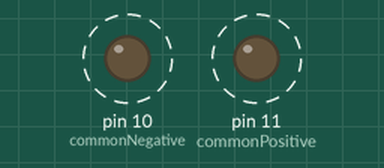
Simulated run of this sketch. Board: Arduino Uno, built with avr-gcc and run on an emulated ATmega328P. Shown: output pins drawn as LEDs (lit = HIGH). Dashed ring = blinking.

Above: at 0.5 s.
Timing chart, 0 to 5.0 s (numbered marks = the images above):
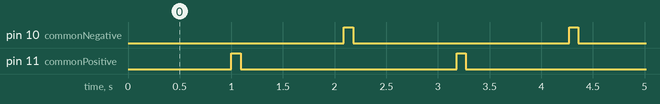

The sketch:

7seg-common-transistor-test.ino
```cpp
int commonPositive = 11;
int commonNegative = 10;

void setup() {
  pinMode(commonPositive, OUTPUT);
  pinMode(commonNegative, OUTPUT);
}

void loop() {
  // Wait a second before doing anything
  delay(1000);

  // Make the common line positive?
  digitalWrite(commonPositive, HIGH);
  digitalWrite(commonNegative, LOW);
  delay(90);
  digitalWrite(commonPositive, LOW);

  // Wait another second
  delay(1000);

  // Make the common line negative?
  digitalWrite(commonPositive, LOW);
  digitalWrite(commonNegative, HIGH);
  delay(90);
  digitalWrite(commonNegative, LOW);
}
```

Measured:
- by itself, pin 10 (commonNegative), pin 11 (commonPositive): alternates HIGH for 0.09 s and LOW for 2.1 s
- by itself, everything shown: repeats every 2.2 s, in 4 steps
